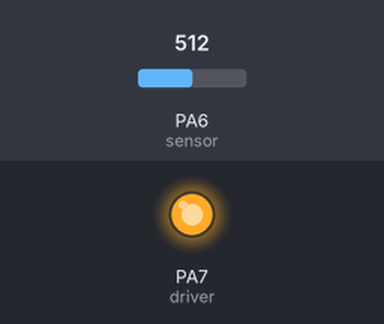
Simulated run of this sketch. Board: STM32 Blue Pill. On the bench: output pins drawn as LEDs (lit = HIGH). The inputs (shaded band) are chosen by the test bench; at power-on: PA6 (sensor) = 512.

Above: at 0.1 s.
Timing chart, 0 to 1.6 s (numbered marks = the images above):
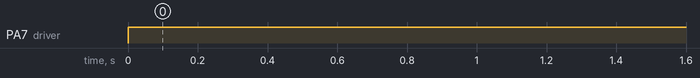

Measured:
- by itself, PA7 (driver): LOW → HIGH at 0.00 s

The sketch:

time-cap.ino
```cpp
const int center = 1200;
const int upThresh = center + 200;
const int downThresh = center - 200;

int driver = PA7;
int sensor = PA6;

void setup() {
  Serial.begin(1000000);
  pinMode(driver, OUTPUT);
  pinMode(sensor, INPUT);
}

int highReading, lowReading, sum;
unsigned long time;

void loop() {

	sum = 0;
	for (int i = 0; i < 10; i++) {
		time = micros();
		digitalWrite(driver, HIGH);
		while ((analogRead(sensor)) < upThresh) {}
		sum += micros() - time;

		time = micros();
		digitalWrite(driver, LOW);
		while ((analogRead(sensor)) > downThresh) {}
		sum += micros() - time;
	}
	Serial.println(sum);
  delay(50);
}
```
